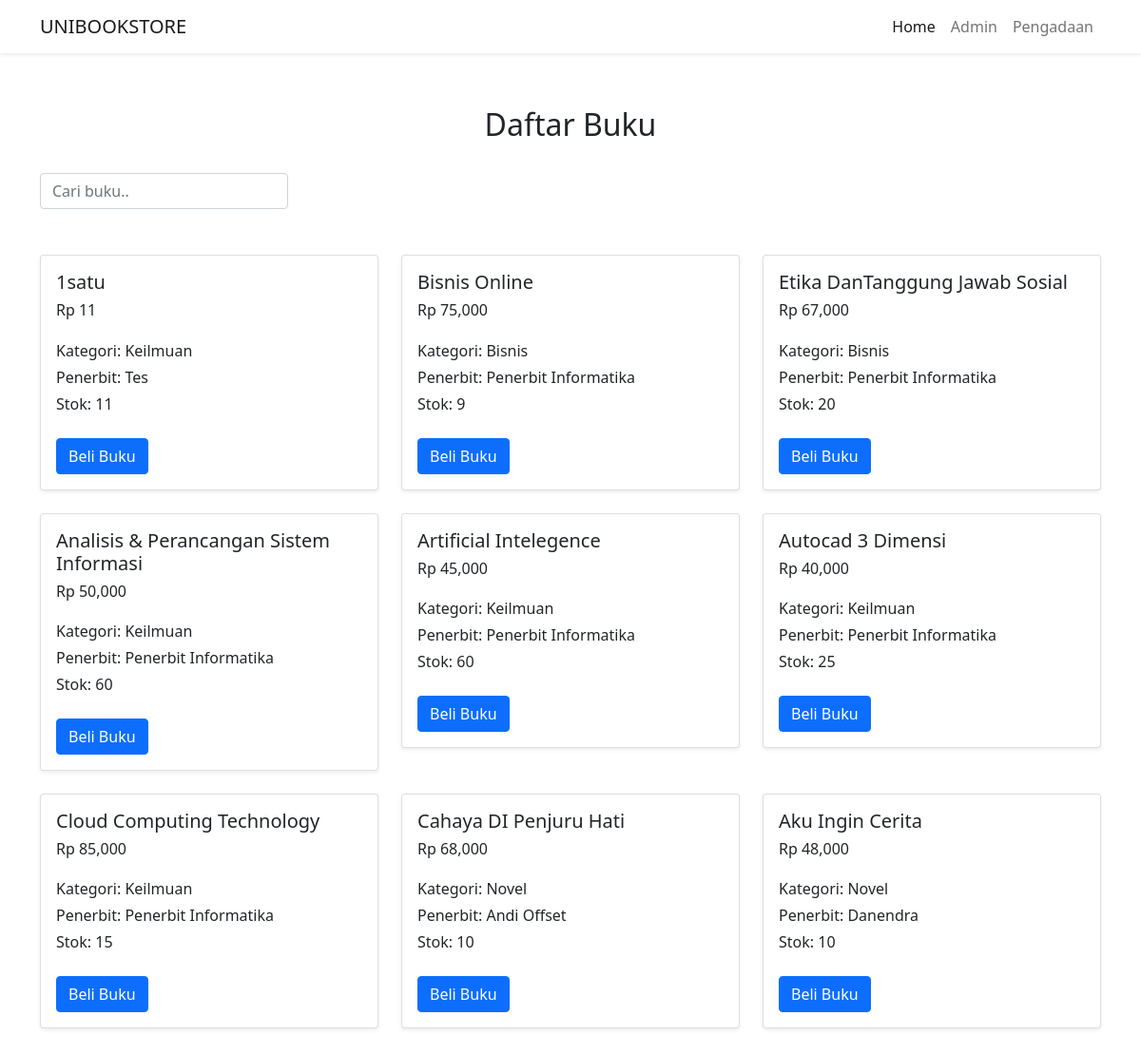
The page / on the database its author committed.
### tables this page shows
CREATE TABLE `tb_buku` (
  `id_buku` char(5) NOT NULL,
  `id_kategori` int(11) NOT NULL,
  `nama_buku` varchar(100) NOT NULL,
  `harga_buku` int(10) NOT NULL,
  `stok_buku` int(3) NOT NULL,
  `id_penerbit` char(4) NOT NULL
);

CREATE TABLE `tb_kategori` (
  `id_kategori` int(11) NOT NULL,
  `nama_kategori` varchar(50) NOT NULL
);

CREATE TABLE `tb_penerbit` (
  `id_penerbit` char(4) NOT NULL,
  `nama_penerbit` varchar(50) NOT NULL,
  `alamat_penerbit` varchar(255) NOT NULL,
  `kota_penerbit` varchar(100) NOT NULL,
  `telepon` varchar(20) NOT NULL
);

### index.php (the view, shortened to what this page needs)
<?php
require_once('connection.php');
$query = "SELECT * FROM tb_buku JOIN tb_kategori ON tb_buku.id_kategori = tb_kategori.id_kategori JOIN tb_penerbit ON tb_buku.id_penerbit = tb_penerbit.id_penerbit";
$result = mysqli_query($mysqli, $query);
?>
<!DOCTYPE html>
<html lang="en">
<head>
   <link href="https://cdn.jsdelivr.net/npm/bootstrap@5.1.3/dist/css/bootstrap.min.css" rel="stylesheet">
   <link rel="stylesheet" href="https://cdn.jsdelivr.net/npm/bootstrap-icons@1.5.0/font/bootstrap-icons.css" />
</head>
<body>
   <nav class="navbar navbar-expand-lg navbar-light bg-white shadow-sm fixed-top">
      <div class="container">
         <a class="navbar-brand" href="index.php">UNIBOOKSTORE</a>
         <div class="collapse navbar-collapse" id="navbarNav">
            <ul class="navbar-nav ms-auto">
               <li class="nav-item">
                  <a class="nav-link active" aria-current="page" href="index.php">Home</a>
               </li>
               <li class="nav-item">
                  <a class="nav-link" href="admin.php">Admin</a>
               </li>
               <li class="nav-item">
                  <a class="nav-link" href="pengadaan.php">Pengadaan</a>
               </li>
            </ul>
         </div>
      </div>
   </nav>
   <section id="main" style="margin: 7rem 0 5rem;">
      <div class="container">
         <div class="row mb-4">
            <h2 class="text-center">Daftar Buku</h2>
         </div>
         <div class="row mb-5">
            <div class="col-lg-3 col-md-4 col-5">
               <form action="" method="post">
                  <input id="keyword" name="keyword" class="form-control" type="text" aria-label="Search" autocomplete="off" placeholder="Cari buku..">
               </form>
            </div>
         </div>
         <div class="row" id="buku">
            <?php
               foreach( $result as $buku ) :
                  $kategori = ucwords($buku['nama_kategori']);
                  $nama = ucwords($buku['nama_buku']);
                  $harga = $buku['harga_buku'];
                  $stok = $buku['stok_buku'];
                  $penerbit = ucwords($buku['nama_penerbit']);
            ?>
               <div class="col-md-6 col-lg-4 mb-4">
                  <div class="card shadow-sm">
                     <div class="card-body">
                        <h5 class="card-title"><?= $nama; ?></h5>
                        <h6 class="card-subtitle mt-1 mb-4">Rp <?= number_format($harga); ?></h6>
                        <div class="card-subtitle mb-2">Kategori: <?= $kategori; ?></div>
                        <div class="card-subtitle mb-2">Penerbit: <?= $penerbit; ?></div>
                        <div class="card-subtitle mb-4">Stok: <?= $stok; ?></div>
                        <a href="#" class="btn btn-primary">Beli Buku</a>
                     </div>
                  </div>
               </div>
            <?php endforeach; ?>
         </div>
      </div>
   </section>
</body>
</html>

### rows shown on the page
tb_buku: nama_buku "1satu", harga_buku "11", id_kategori.nama_kategori "Keilmuan", id_penerbit.nama_penerbit "Tes", stok_buku "11"
tb_buku: nama_buku "Bisnis Online", harga_buku "75,000", id_kategori.nama_kategori "Bisnis", id_penerbit.nama_penerbit "Penerbit Informatika", stok_buku "9"
tb_buku: nama_buku "Etika DanTanggung Jawab Sosial", harga_buku "67,000", id_kategori.nama_kategori "Bisnis", id_penerbit.nama_penerbit "Penerbit Informatika", stok_buku "20"
tb_buku: nama_buku "Analisis & Perancangan Sistem Informasi", harga_buku "50,000", id_kategori.nama_kategori "Keilmuan", id_penerbit.nama_penerbit "Penerbit Informatika", stok_buku "60"
tb_buku: nama_buku "Artificial Intelegence", harga_buku "45,000", id_kategori.nama_kategori "Keilmuan", id_penerbit.nama_penerbit "Penerbit Informatika", stok_buku "60"
tb_buku: nama_buku "Autocad 3 Dimensi", harga_buku "40,000", id_kategori.nama_kategori "Keilmuan", id_penerbit.nama_penerbit "Penerbit Informatika", stok_buku "25"
tb_buku: nama_buku "Cloud Computing Technology", harga_buku "85,000", id_kategori.nama_kategori "Keilmuan", id_penerbit.nama_penerbit "Penerbit Informatika", stok_buku "15"
tb_buku: nama_buku "Cahaya DI Penjuru Hati", harga_buku "68,000", id_kategori.nama_kategori "Novel", id_penerbit.nama_penerbit "Andi Offset", stok_buku "10"
tb_buku: nama_buku "Aku Ingin Cerita", harga_buku "48,000", id_kategori.nama_kategori "Novel", id_penerbit.nama_penerbit "Danendra", stok_buku "10"
